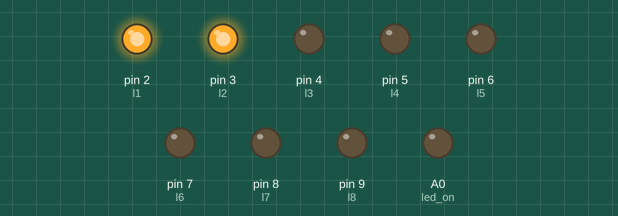
A sketch run on a simulated Arduino Uno, built with avr-gcc and run on an emulated ATmega328P. Parts: output pins drawn as LEDs (lit = HIGH).

Above: at 0.5 s.
At 1.5 s:
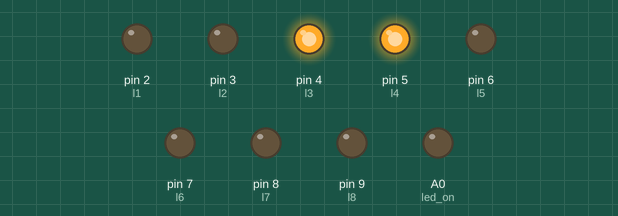
At 2.5 s:
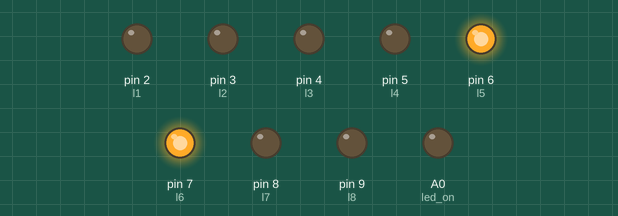
At 3.5 s:
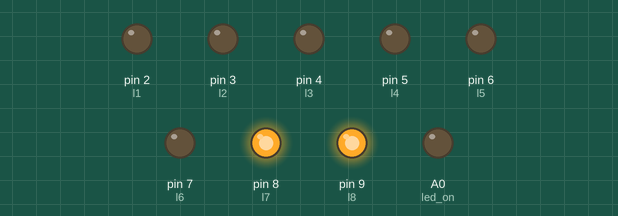
At 4.2 s:
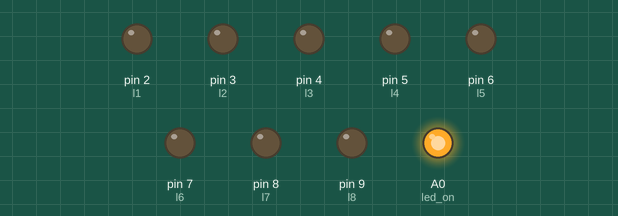
Timing chart, 0 to 5.9 s (numbered marks = the images above):
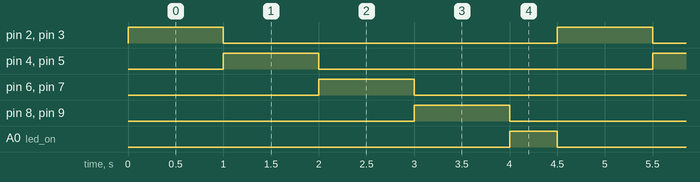

The sketch:

8-LED_ON_OFF.ino
```cpp
//define the connected pins

const int l1=2;
const int l2=3;
const int l3=4;
const int l4=5;
const int l5=6;
const int l6=7;
const int l7=8;
const int l8=9;
const int led_on=A0;

//define the i/o of the connected pins
void setup()
{
  pinMode(l1,OUTPUT);
  pinMode(l2,OUTPUT);
  pinMode(l3,OUTPUT);
  pinMode(l4,OUTPUT);
  pinMode(l5,OUTPUT);
  pinMode(l6,OUTPUT);
  pinMode(l7,OUTPUT);
  pinMode(l8,OUTPUT);
  pinMode(led_on,OUTPUT);
}

void loop()
{
  digitalWrite(led_on,LOW);
  digitalWrite(l1,HIGH);
  digitalWrite(l2,HIGH);
  delay(1000);
  digitalWrite(l1,LOW);
  digitalWrite(l2,LOW);
  digitalWrite(l3,HIGH);
  digitalWrite(l4,HIGH);
  delay(1000);
  digitalWrite(l3,LOW);
  digitalWrite(l4,LOW);
  digitalWrite(l5,HIGH);
  digitalWrite(l6,HIGH);
  delay(1000);
  digitalWrite(l5,LOW);
  digitalWrite(l6,LOW);
  digitalWrite(l7,HIGH);
  digitalWrite(l8,HIGH);
  delay(1000);
  digitalWrite(l7,LOW);
  digitalWrite(l8,LOW);
  digitalWrite(led_on,HIGH);
  delay(500);
}
```

Measured:
- by itself, A0 (led_on): alternates HIGH for 0.50 s and LOW for 4.0 s
- by itself, pin 2 (l1), pin 3 (l2), pin 4 (l3), pin 5 (l4), pin 6 (l5), pin 7 (l6), pin 8 (l7), pin 9 (l8): alternates HIGH for 1.0 s and LOW for 3.5 s
- by itself, everything shown: repeats every 4.5 s, in 5 steps
